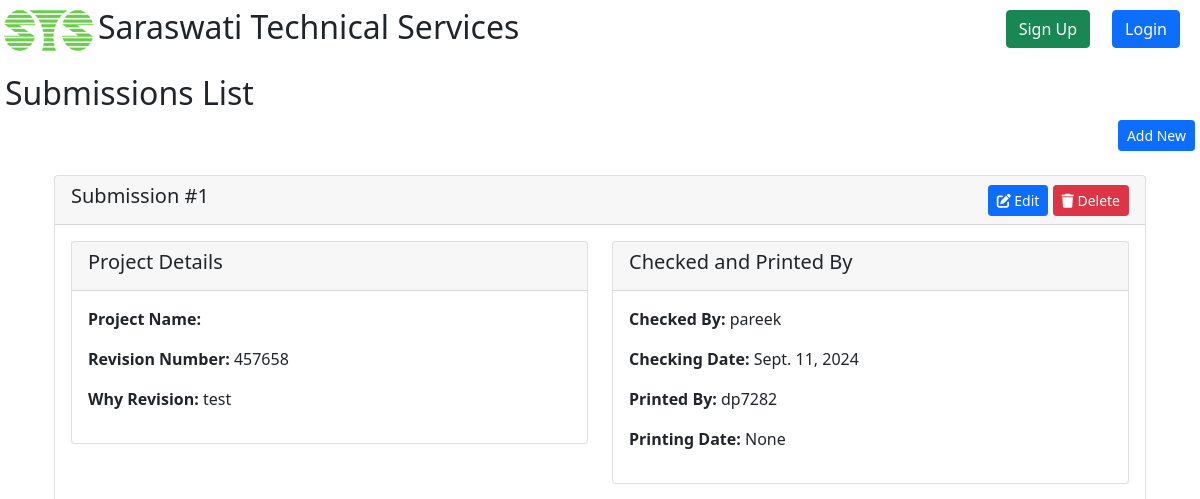
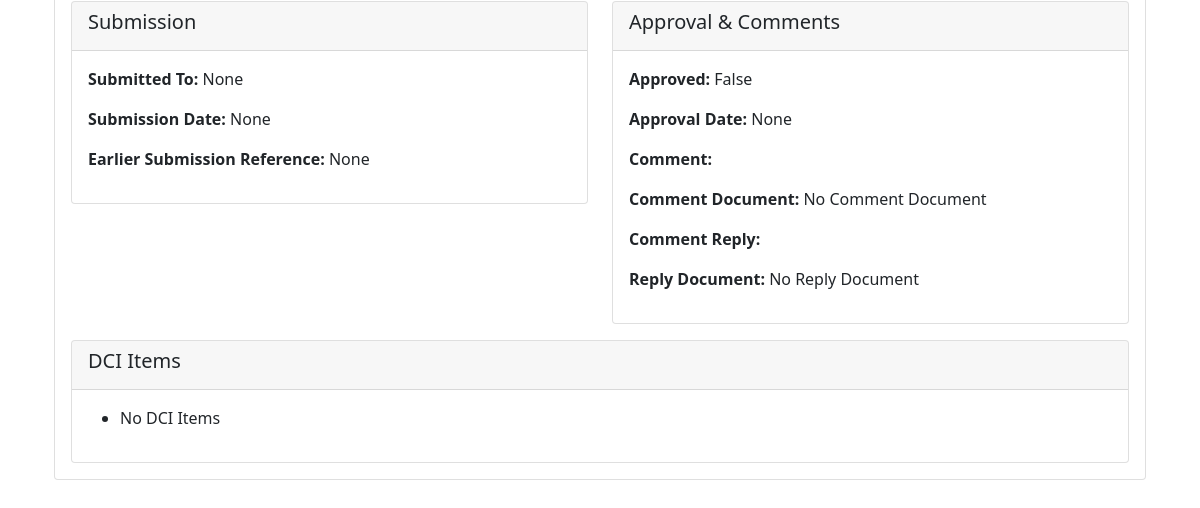
/submissions/submissionsList, run on an earlier commit of the app's database (2 pictures, top to bottom).
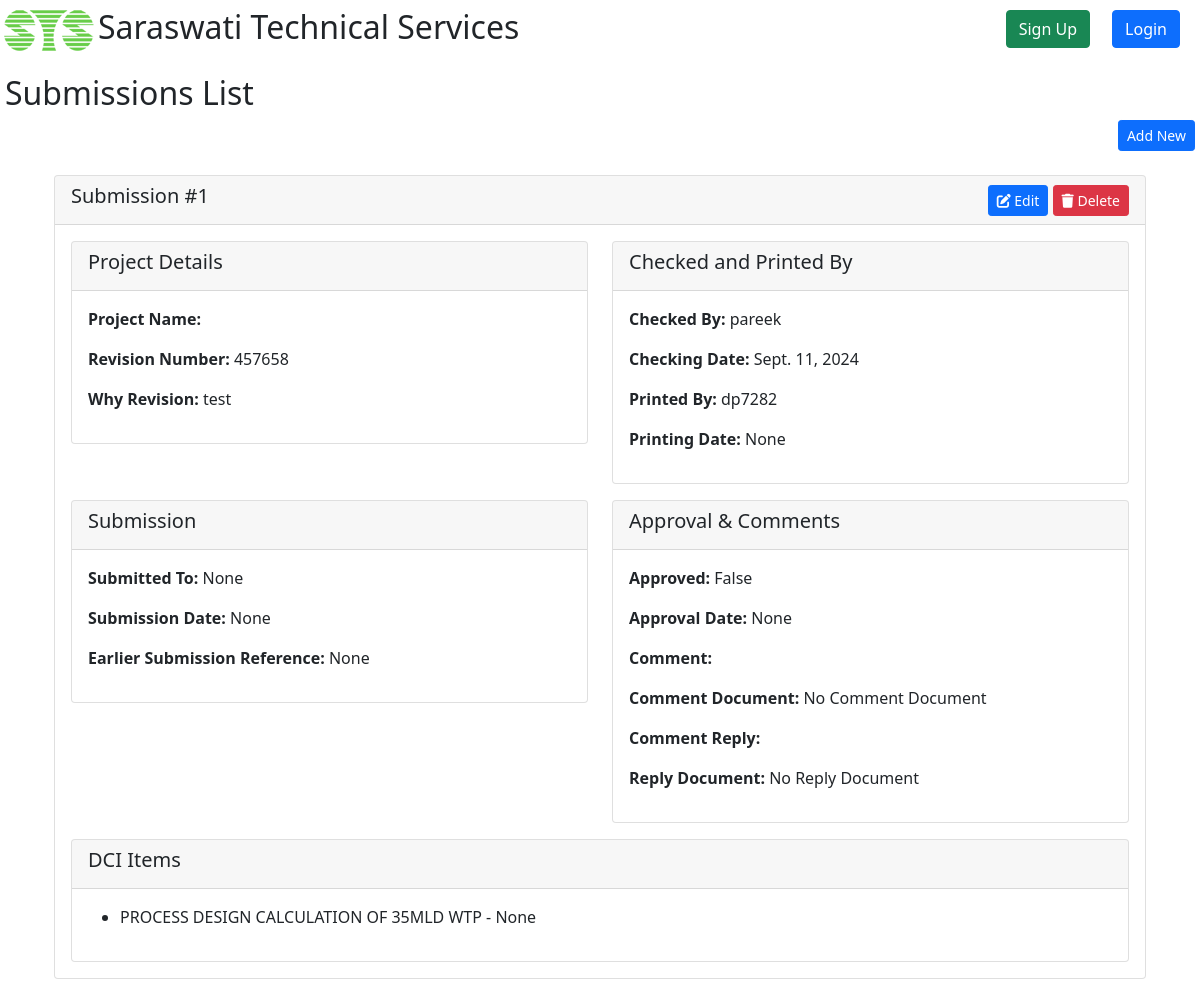
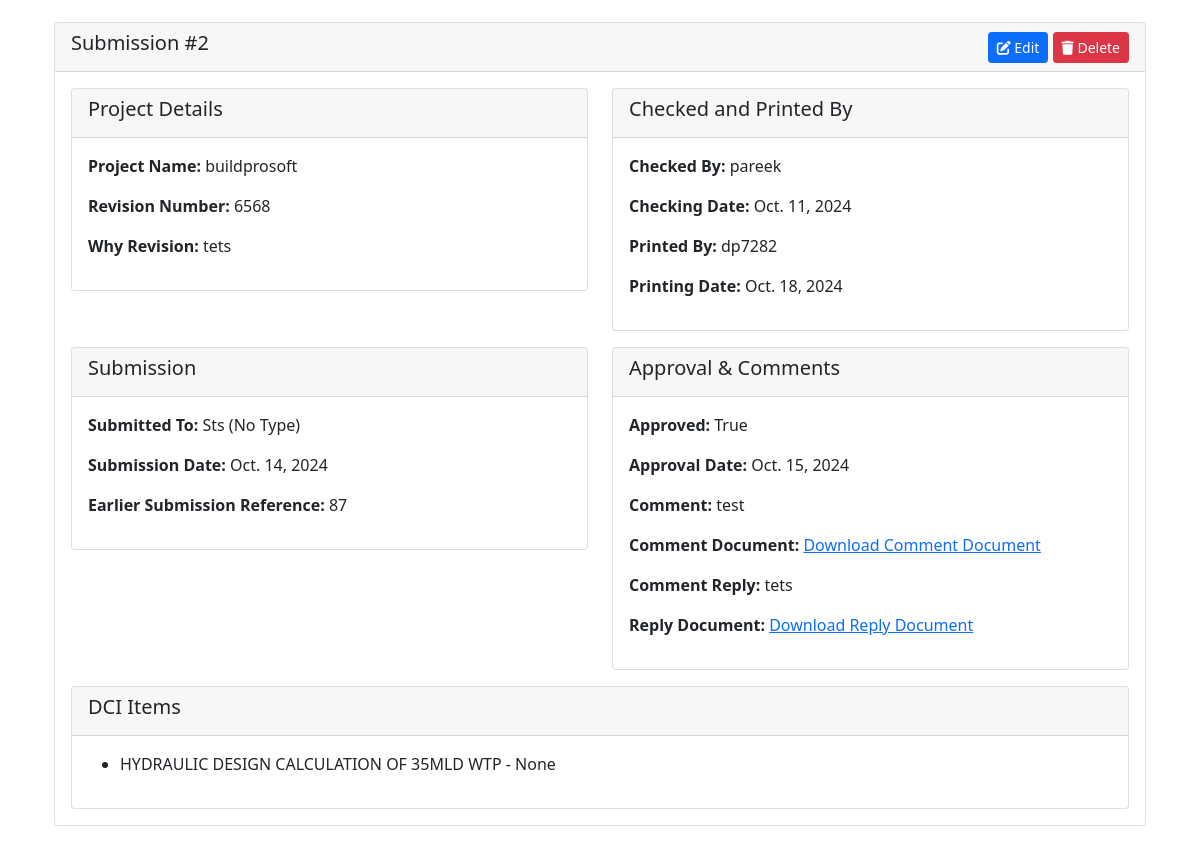
And on a later commit of the database (2 pictures, top to bottom).
### Submissions/models.py (models this page shows, shortened)
class Submissions(models.Model):
    project = models.ForeignKey(Project, on_delete=models.CASCADE, blank=True, null=True)
    name =  models.CharField(max_length=20,verbose_name='Name')
    revisionNo = models.IntegerField(blank=True, null=True)
    whyRevision = models.TextField(blank=True, null=True)
    checkedBy = models.ForeignKey(Staff, on_delete=models.CASCADE, blank=True, null=True)
    checkingDate = models.DateField(blank=True, null=True)
    printedBy = models.ForeignKey(Staff, on_delete=models.CASCADE, blank=True, null=True, related_name='printingStaff')
    printingDate = models.DateField(blank=True, null=True)
    submittedTo = models.ForeignKey('DocumentSubmissionAgency', on_delete=models.CASCADE, blank=True, null=True)
    submissionDate = models.DateField(blank=True, null=True)
    description = models.TextField(blank=True, null=True)
    dciItems = models.ManyToManyField(DCIItem, blank=True, null=True)
    documents = models.ForeignKey(Document, on_delete=models.CASCADE, blank=True, null=True)
    earlierSubmissionReference = models.CharField(max_length=30, blank=True, null=True)
    commentIfAny = models.TextField(blank=True, null=True)
    commentDocument = models.FileField(blank=True, null=True)
    commentReply = models.TextField(blank=True, null=True)
    replyDocument = models.FileField(blank=True, null=True)
    approved = models.BooleanField(default=False, blank=True, null=True)
    approvalDate = models.DateField(blank=True, null=True)

class DocumentSubmissionAgency(models.Model):
    name = models.CharField(max_length=30, blank=True, null=True)
    agencytype = models.ForeignKey('DocumentSubmissionAgencyType', on_delete=models.CASCADE, blank=True, null=True)
    contactPersons = models.ForeignKey(ContactPerson, on_delete=models.CASCADE, blank=True, null=True)
    def __str__(self):
        agency_name = self.name if self.name else "Unnamed Agency"
        agency_type = self.agencytype.DSATName if self.agencytype else "No Type"
        return f"{agency_name} ({agency_type})"

### Project/models.py (models this page shows, shortened)
class Staff(models.Model):
    fathersName = models.CharField(max_length=30, blank=True, null=True)
    dateOfBirth = models.DateField(blank=True, null=True)
    addressPresent = models.TextField(blank=True, null=True)
    addressHome = models.TextField(blank=True, null=True)
    email = models.EmailField(max_length=254, blank=True, null=True)
    mobile1 = models.CharField(max_length=10, blank=True, null=True)
    mobile2 = models.CharField(max_length=10, blank=True, null=True)
    user = models.OneToOneField(User, on_delete=models.CASCADE, related_name='staff_profile', null=True, blank=True)
    def __str__(self):
        return str (self.user)

class Project(models.Model):
    projectProposal = models.ForeignKey(ProjectProposal, on_delete=models.CASCADE, blank=True, null=True)
    projectName = models.CharField(max_length=30, blank=True, null=True)
    cost = models.DecimalField(max_digits=15, decimal_places=2, blank=True, null=True)
    agency = models.CharField(max_length=25, blank=True, null=True)
    description = models.TextField(blank=True, null=True)
    sector = models.OneToOneField(Sector, on_delete=models.CASCADE)
    incharge = models.ForeignKey(Staff, related_name='incharge_projects', on_delete=models.CASCADE, blank=True, null=True)
    dateOfCommencement = models.DateField(blank=True, null=True)
    lastDateOfDelivery = models.DateField(blank=True, null=True)
    workOrderNo =  models.CharField(max_length=25,blank=True,null=True,verbose_name='Work Order Number')
    workOrderDate = models.DateField(blank=True,null=True,verbose_name='Work Order Date')
    file = models.FileField(blank=True,null=True,verbose_name='File')
    finalDCI = models.ForeignKey(DCI, on_delete=models.CASCADE, blank=True, null=True)

### DCI/models.py (models this page shows, shortened)
class DCIItem(models.Model):
    sNo = models.IntegerField(null= True,blank=True)
    itemCode = models.CharField(max_length=15, blank=True, null=True)
    name = models.CharField(max_length=50)
    documentNo = models.CharField(max_length=300, blank=True, null=True)
    description = models.TextField(blank=True, null=True)
    likelySubmissionDate = models.DateField(blank=True, null=True)
    weightage = models.DecimalField(max_digits=15, decimal_places=2, blank=True, null=True)
    associatedCost = models.DecimalField(max_digits=15, decimal_places=2, blank=True, null=True)
    dciGroup = models.ForeignKey('DCIGroup', on_delete=models.CASCADE, blank=True, null=True)
    dci = models.ForeignKey('DCI', on_delete=models.CASCADE, blank=True,null=True)
    createdBy = models.ForeignKey(User, on_delete=models.SET_NULL, blank=True, null=True)
    createdDate = models.DateField(auto_now_add=True,blank=True, null=True)

### Submissions/views.py (the view)
# urls.py: path('submissionsList', views.submissionsList, name="submissionsList"),
def submissionsList(request):
    submissions = Submissions.objects.all()
    context = {"submissions": submissions}
    return render(request, "submissions/submissionsList.html", context)

### Submissions/templates/submissions/submissionsList.html (shortened to what the changed rows need)
{% extends "registration/base.html" %}
{% block content %}
    <h2>Submissions List</h2>
    <div class="container mt-4">
        <div class="row">
            {% for sb in submissions %}
                <div class="col-md-12 mb-4">
                    <div class="card">
                        <div class="card-header d-flex justify-content-between align-items-center">
                            <h5>Submission #{{ forloop.counter }}</h5>
                            <div>
                                <a href="{% url 'submissionsUpdateView' sb.id %}" title="Edit Submission" class="btn btn-sm btn-primary">
                                    <i class="fas fa-edit" aria-hidden="true"></i> Edit
                                </a>
                                <form action="{% url 'submissionsDeleteView' sb.id %}" method="post" style="display:inline;" id="delete-form-{{ sb.id }}">
                                    <button type="submit" class="btn btn-sm btn-danger" title="Delete Submission">
                                        <i class="fas fa-trash" aria-hidden="true"></i> Delete
                                    </button>
                                </form>
                            </div>
                        </div>
                        <div class="card-body">
                            <div class="row mb-3">
                                <div class="col-md-6">
                                    <div class="card">
                                        <div class="card-header">
                                            <h5>Project Details</h5>
                                        </div>
                                        <div class="card-body">
                                            <p><strong>Project Name:</strong> {{ sb.project.projectName }}</p>
                                            <p><strong>Revision Number:</strong> {{ sb.revisionNo }}</p>
                                            <p><strong>Why Revision:</strong> {{ sb.whyRevision }}</p>
                                        </div>
                                    </div>
                                </div>
                                <div class="col-md-6">
                                    <div class="card">
                                        <div class="card-header">
                                            <h5>Checked and Printed By</h5>
                                        </div>
                                        <div class="card-body">
                                            <p><strong>Checked By:</strong> {{ sb.checkedBy }}</p>
                                            <p><strong>Checking Date:</strong> {{ sb.checkingDate }}</p>
                                            <p><strong>Printed By:</strong> {{ sb.printedBy }}</p>
                                            <p><strong>Printing Date:</strong> {{ sb.printingDate }}</p>
                                        </div>
                                    </div>
                                </div>
                            </div>
                            <div class="row mb-3">
                                <div class="col-md-6">
                                    <div class="card">
                                        <div class="card-header">
                                            <h5>Submission</h5>
                                        </div>
                                        <div class="card-body">
                                            <p><strong>Submitted To:</strong> {{ sb.submittedTo }}</p>
                                            <p><strong>Submission Date:</strong> {{ sb.submissionDate }}</p>
                                            <p><strong>Earlier Submission Reference:</strong> {{ sb.earlierSubmissionReference }}</p>
                                        </div>
                                    </div>
                                </div>
                                <div class="col-md-6">
                                    <div class="card">
                                        <div class="card-header">
                                            <h5>Approval & Comments</h5>
                                        </div>
                                        <div class="card-body">
                                            <p><strong>Approved:</strong> {{ sb.approved }}</p>
                                            <p><strong>Approval Date:</strong> {{ sb.approvalDate }}</p>
                                            <p><strong>Comment:</strong> {{ sb.commentIfAny }}</p>
                                            <p><strong>Comment Document:</strong>
                                                {% if sb.commentDocument %}
                                                    <a href="{{ sb.commentDocument.url }}">Download Comment Document</a>
                                                {% else %}
                                                    No Comment Document
                                                {% endif %}
                                            </p>
                                            <p><strong>Comment Reply:</strong> {{ sb.commentReply }}</p>
                                            <p><strong>Reply Document:</strong>
                                                {% if sb.replyDocument %}
                                                    <a href="{{ sb.replyDocument.url }}">Download Reply Document</a>
                                                {% else %}
                                                    No Reply Document
                                                {% endif %}
                                            </p>
                                        </div>
                                    </div>
                                </div>
                            </div>
                            <div class="row">
                                <div class="col-md-12">
                                    <div class="card">
                                        <div class="card-header">
                                            <h5>DCI Items</h5>
                                        </div>
                                        <div class="card-body">
                                            <ul>
                                                {% for dci_item in sb.dciItems.all %}
                                                    <li>{{ dci_item.name }} - {{ dci_item.description }}</li>
                                                {% empty %}
                                                    <li>No DCI Items</li>
                                                {% endfor %}
                                            </ul>
                                        </div>
                                    </div>
                                </div>
                            </div>
                        </div>
                    </div>
                </div>
            {% endfor %}
        </div>
    </div>
{% endblock %}

What changed in the data, as far as the page shows it:
changed Submissions "Sept. 11, 2024": gains DCIItem (name "PROCESS DESIGN CALCULATION OF 35MLD WTP", description "None"); no longer shows "No DCI Items"
added Submissions: project.projectName "buildprosoft", revisionNo "6568", whyRevision "tets", checkedBy "pareek", checkingDate "Oct. 11, 2024", printedBy "dp7282", printingDate "Oct. 18, 2024", submittedTo "Sts (No Type)", submissionDate "Oct. 14, 2024", earlierSubmissionReference "87", approved "True", approvalDate "Oct. 15, 2024", commentIfAny "test", commentReply "tets"
now on this page (row unchanged): DCIItem: name "HYDRAULIC DESIGN CALCULATION OF 35MLD WTP", description "None", shown under "buildprosoft"
